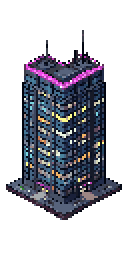
#> input picture tools/realty-art/src/tokyo/high_block.png, 64 x 128 px (shown 2 times larger); its folder holds only this picture in this run
$ python build.py
#> lines starting #> are read from the running program, lines starting #| are printed output that depends on the picture
"""Turn the property ladder's PixelLab art into game-ready files (minigames/realty.js).

    python3 tools/realty-art/build.py

Buildings: tools/realty-art/src/<city>/<name>.png (64 px wide, isometric, each
on its own little plot) are trimmed so the bottom of the plot is the bottom of
the image (the game stands them by their bottom center on a lot), then scaled
2× with nearest-neighbor into assets/realty/<city>/<name>.png.

Ground: the lot and road tiles are drawn here rather than generated, so they
sit exactly on the 2:1 grid: a 64×32 art-pixel diamond (128×64 on screen)
plus a 3 px slab edge. Written to assets/realty/ground_<name>.png:
    grass0..2   lawn with a little texture (three, to break up repeats)
    road_i      road running along the i axis (dashes down-right)
    road_j      road running along the j axis (dashes down-left)
    road_x      crossroads
    rubble      a lot just after the wrecking ball
"""

import glob
import os
import random

from PIL import Image, ImageDraw

ROOT = os.path.abspath(os.path.join(os.path.dirname(__file__), '..', '..'))
SRC = os.path.join(ROOT, 'tools', 'realty-art', 'src')
OUT = os.path.join(ROOT, 'assets', 'realty')

TW, TH, EDGE = 64, 32, 3


def up(im, k=2):
    return im.resize((im.width * k, im.height * k), Image.NEAREST)


def diamond(fill, edge, speckle=None, seed=0, dash=None, bricks=False):
    rnd = random.Random(seed)
    im = Image.new('RGBA', (TW, TH + EDGE), (0, 0, 0, 0))
    d = ImageDraw.Draw(im)
    top, right, bottom, left = (32, 0), (63, 16), (32, 31), (0, 16)
    d.polygon([left, bottom, (32, 31 + EDGE), (0, 16 + EDGE)], fill=(40, 36, 48, 255))
    d.polygon([right, bottom, (32, 31 + EDGE), (63, 16 + EDGE)], fill=(30, 27, 38, 255))
    d.polygon([top, right, bottom, left], fill=fill)
    px = im.load()
    inside = lambda x, y: abs(x - 31.5) / 32 + abs(y - 15.5) / 16 < 0.92
    if speckle:
        for _ in range(70):
            x, y = rnd.randrange(2, 62), rnd.randrange(1, 31)
            if inside(x, y):
                px[x, y] = speckle
    if bricks:
        for _ in range(26):
            x, y = rnd.randrange(8, 56), rnd.randrange(5, 27)
            if inside(x, y) and inside(x + 2, y + 1):
                c = rnd.choice([(150, 84, 64, 255), (120, 110, 104, 255), (176, 160, 140, 255)])
                for dx in range(3):
                    px[x + dx, y] = c
                    px[x + dx, y + 1] = c
    if dash:
        # Dashes along the road's axis, through the tile's center.
        for t in range(-30, 31):
            if (t // 4) % 2:
                continue
            x = 32 + (t if dash == 'i' else -t)
            y = 16 + t // 2
            if 0 <= x < TW and inside(x, y):
                px[x, y] = (232, 220, 170, 255)
    d.line([top, right, bottom, left, top], fill=edge)
    return im


def main():
    os.makedirs(OUT, exist_ok=True)
    for path in sorted(glob.glob(os.path.join(SRC, '*', '*.png'))):
        city = os.path.basename(os.path.dirname(path))
        im = Image.open(path).convert('RGBA')
#> im is the input picture: PIL image 64x128 RGBA; mean R, G, B, A 25.9, 28.7, 43.4, 101.5
        box = im.getbbox()
#> box = (3, 15, 61, 110)
        # Keep the full width (the plot's bottom vertex stays at x 32), trim the bottom.
        im = im.crop((0, 0, im.width, box[3]))
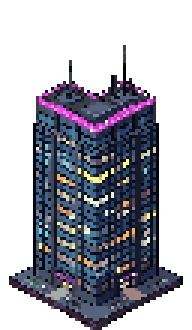
#> im: PIL image 64x110 RGBA (shown 3 times larger); mean R, G, B, A 30, 32.8, 48, 118.1; transparent parts drawn white
        os.makedirs(os.path.join(OUT, city), exist_ok=True)
        up(im).save(os.path.join(OUT, city, os.path.basename(path)), optimize=True)

    asphalt, curb = (58, 58, 72, 255), (44, 44, 56, 255)
    tiles = {
        'grass0': diamond((86, 142, 74, 255), (60, 100, 52, 255), (104, 164, 88, 255), seed=1),
        'grass1': diamond((86, 142, 74, 255), (60, 100, 52, 255), (104, 164, 88, 255), seed=2),
        'grass2': diamond((82, 136, 70, 255), (60, 100, 52, 255), (74, 124, 64, 255), seed=3),
        'road_i': diamond(asphalt, curb, (66, 66, 80, 255), seed=4, dash='i'),
        'road_j': diamond(asphalt, curb, (66, 66, 80, 255), seed=5, dash='j'),
        'road_x': diamond(asphalt, curb, (66, 66, 80, 255), seed=6),
        'rubble': diamond((118, 102, 86, 255), (90, 76, 64, 255), (96, 84, 72, 255), seed=7, bricks=True),
    }
#> in diamond, `im = Image.new('RGBA', (TW, TH + EDGE), (0, 0, 0, 0))`: im: PIL image 64x35 RGBA; every value is 0
#> the loop in diamond (call 2), `for _ in range(70):` made 70 passes
#> (x, y) on passes 1 to 12: (57, 28), (5, 3), (7, 12), (55, 6), (49, 26), (44, 28), (21, 9), (40, 7), (40, 2), (39, 22), (12, 14), (42, 13)
    for name, im in tiles.items():
        up(im).save(os.path.join(OUT, f'ground_{name}.png'), optimize=True)
#> this loop made 7 passes
#> name on passes 1 to 7: 'grass0', 'grass1', 'grass2', 'road_i', 'road_j', 'road_x', 'rubble'
#> pass 1, in main, `up(im).save(os.path.join(OUT, f'ground_{name}.png'), optimize=True)`:
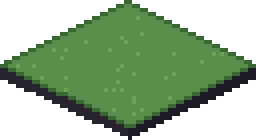
#> saved as ground_grass0.png: PIL image 128x70 RGBA (shown 2 times larger); mean R, G, B, A 41.8, 66.9, 37, 139.3; transparent parts drawn white
    print('wrote', sorted(os.listdir(OUT)))
#| wrote ['tokyo']


if __name__ == '__main__':
    main()

$ run again, on tools/realty-art/src/tokyo/high_glass.png
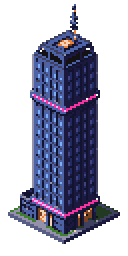
#> input picture tools/realty-art/src/tokyo/high_glass.png, 64 x 128 px (shown 2 times larger)
#> in main, im is the input picture: PIL image 64x128 RGBA; mean R, G, B, A 26.4, 27.2, 44.9, 108.8
#> box = (4, 2, 60, 122)
#> in main, `im = im.crop((0, 0, im.width, box[3]))`:
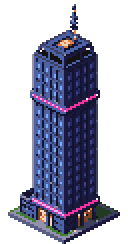
#> im: PIL image 64x122 RGBA (shown 2 times larger); mean R, G, B, A 27.6, 28.6, 47.1, 114.1; transparent parts drawn white
#> the loop in diamond (call 2), `for _ in range(70):` made 70 passes
#> (x, y) on passes 1 to 8: (57, 28), (5, 3), (7, 12), (55, 6), (49, 26), (44, 28), (21, 9), (40, 7)
#> the loop in main, `for name, im in tiles.items():` made 7 passes
#> name on passes 1 to 7: 'grass0', 'grass1', 'grass2', 'road_i', 'road_j', 'road_x', 'rubble'
#| wrote ['tokyo']

$ run again, on tools/realty-art/src/tokyo/high_neon.png
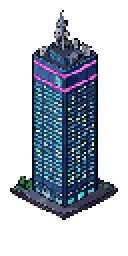
#> input picture tools/realty-art/src/tokyo/high_neon.png, 64 x 128 px (shown 2 times larger)
#> in main, im is the input picture: PIL image 64x128 RGBA; mean R, G, B, A 21, 30.6, 47.8, 93.9
#> box = (5, 5, 59, 110)
#> in main, `im = im.crop((0, 0, im.width, box[3]))`:
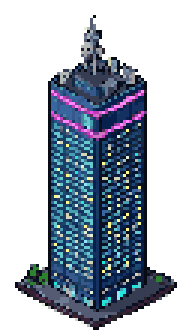
#> im: PIL image 64x110 RGBA (shown 3 times larger); mean R, G, B, A 24.3, 35, 53.1, 109.2; transparent parts drawn white
#> the loop in diamond (call 2), `for _ in range(70):` made 70 passes
#> (x, y) on passes 1 to 8: (57, 28), (5, 3), (7, 12), (55, 6), (49, 26), (44, 28), (21, 9), (40, 7)
#> the loop in main, `for name, im in tiles.items():` made 7 passes
#> name on passes 1 to 7: 'grass0', 'grass1', 'grass2', 'road_i', 'road_j', 'road_x', 'rubble'
#| wrote ['tokyo']
